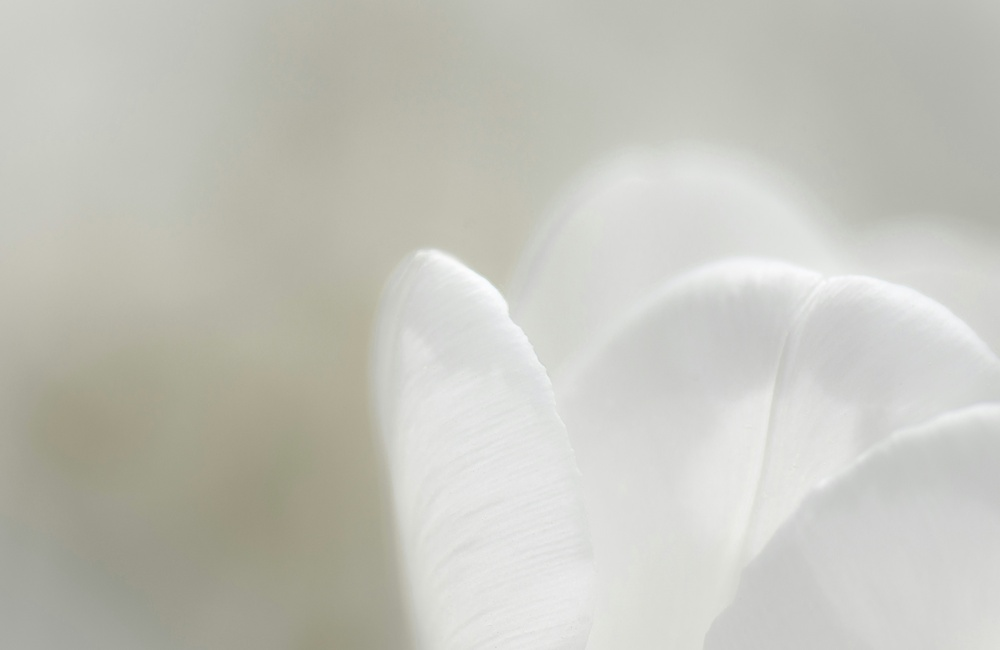
#> input picture lowContrastImages.jpg, 1000 x 650 px, shrunk from 4356 x 2831 before the run
$ python HistogramEqualization.py
#> lines starting #> are read from the running program, lines starting #| are printed output that depends on the picture; long printed decimals are rounded
import imageio
import numpy as np
import matplotlib.pyplot as plt

image_path = 'lowContrastImages.jpg'
image = imageio.imread(image_path, as_gray=True)
#> image: shape (650, 1000) float32; min 148, max 253.2, mean 194.9

if image.max() > 1.0:
    image = image / 255.0


def histogram_equalization(image):
    # Hitung histogram dari citra
    histogram, bin_edges = np.histogram(image, bins=256, range=(0, 1))
#> histogram = 256 values, max 16481 at index 182, min 0 at index 0, mean 2539.1; bin_edges = 257 values from 0 to 1
    cdf = histogram.cumsum()  # Hitung cumulative distribution function
#> cdf = 256 values from 0 to 650000
    cdf_normalized = cdf / cdf.max()  # Normalisasi CDF
#> cdf_normalized = 256 values from 0 to 1

    # Gunakan CDF untuk equalize citra
    image_equalized = np.interp(image.flat, bin_edges[:-1], cdf_normalized)
    image_equalized = image_equalized.reshape(image.shape)
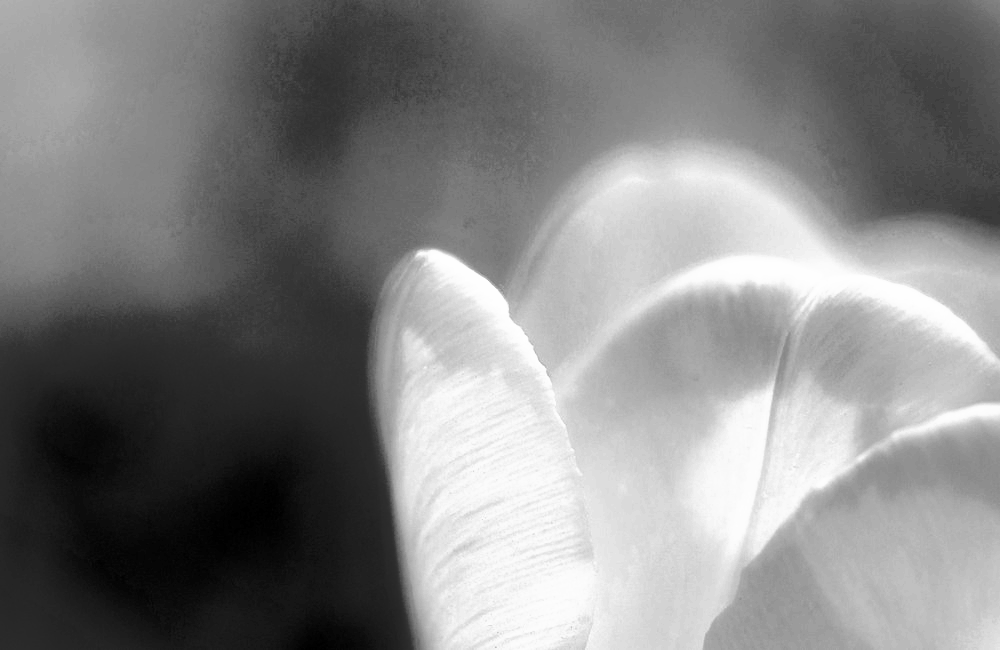
#> image_equalized: shape (650, 1000) float64; min 0.000548, max 1, mean 0.516

    return image_equalized


image_equalized = histogram_equalization(image)

# Periksa nilai intensitas sebelum dan sesudah equalization
print("Intensitas citra asli: min =", image.min(), ", max =", image.max())
#| Intensitas citra asli: min = 0.5803 , max = 0.9931
print("Intensitas citra setelah histogram equalization: min =",
      image_equalized.min(), ", max =", image_equalized.max())
#| Intensitas citra setelah histogram equalization: min = 0.0005482 , max = 1.0

plt.figure(figsize=(12, 6))

# Tampilkan citra asli
plt.subplot(1, 2, 1)
plt.imshow(image, cmap='gray')
plt.title('Citra Asli')
plt.axis('off')

# Tampilkan citra yang telah diperbaiki
plt.subplot(1, 2, 2)
plt.imshow(image_equalized, cmap='gray')
plt.title('Citra Setelah Histogram Equalization')
plt.axis('off')

plt.show()
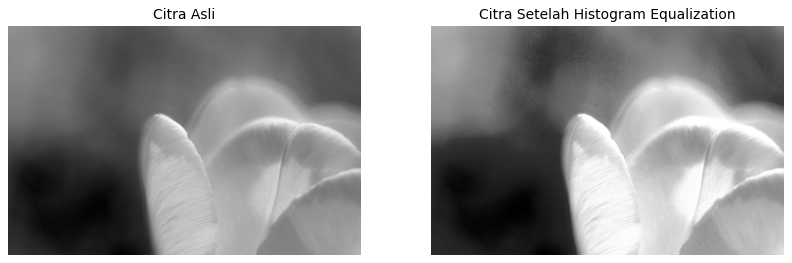
#> figure drawn by matplotlib, 2 panels
